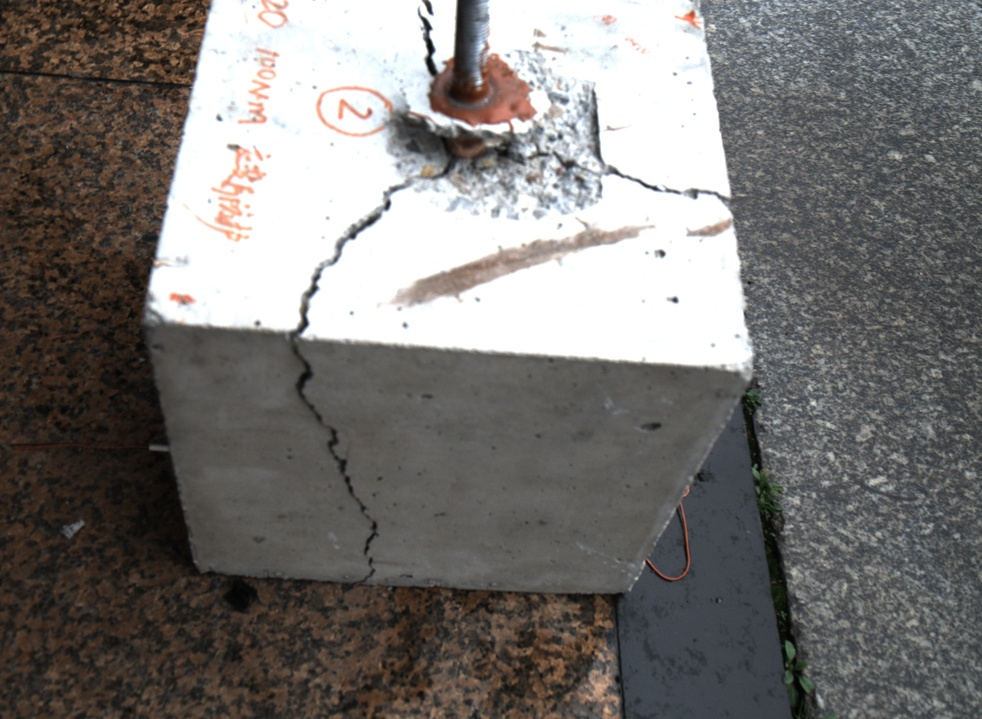
#> input picture sam_refine/data/images/1710490542.876314.jpg, 982 x 719 px, shrunk from 4096 x 3000 before the run
$ python image_color_balance.py --input_folder ../../sam_refine/data/images
#> lines starting #> are read from the running program, lines starting #| are printed output that depends on the picture
#> in process_and_save_images, image is the input picture: shape (719, 982, 3); mean B, G, R 114.4, 116.5, 119.3
import cv2
import numpy as np
import os
import shutil

def automatic_brightness_and_contrast(image, clip_hist_percent=1):
#> called with clip_hist_percent = 1
    gray = cv2.cvtColor(image, cv2.COLOR_BGR2GRAY)
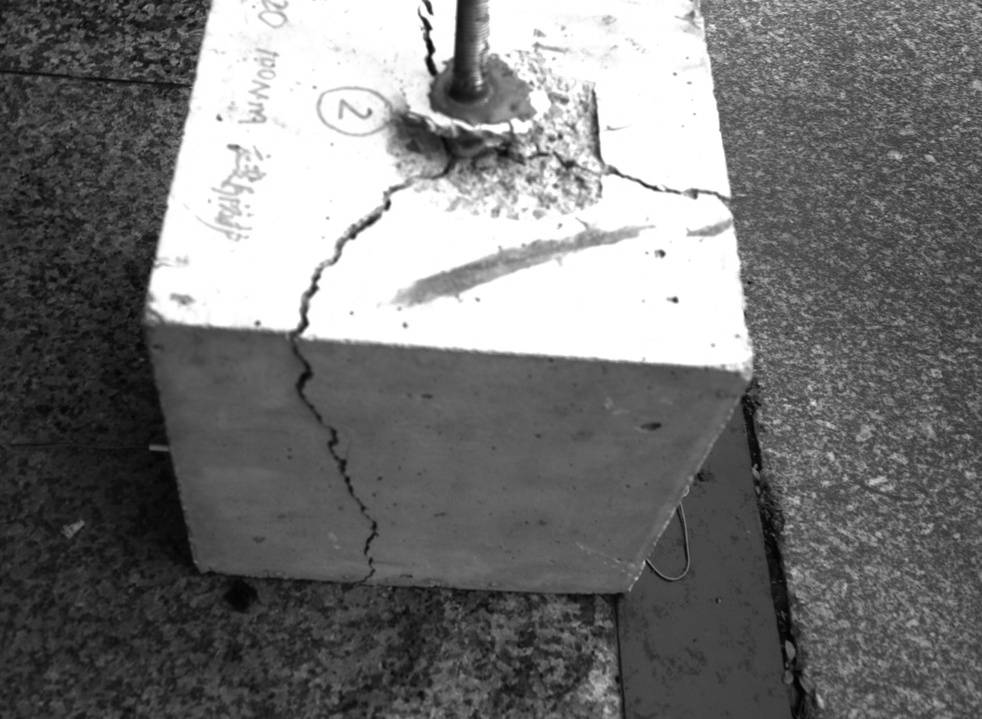
#> gray: shape (719, 982); min 1, max 255, mean 117.1
    hist = cv2.calcHist([gray], [0], None, [256], [0, 256])
#> hist = 256 values, max 101087 at index 255, min 0 at index 0, mean 2758
    hist_size = len(hist)
#> hist_size = 256

    accumulator = []
    accumulator.append(float(hist[0]))
    for index in range(1, hist_size):
        accumulator.append(accumulator[index-1] + float(hist[index]))
#> after the loop, accumulator = 256 values from 0 to 706058

    maximum = accumulator[-1]
#> maximum = 706058
    clip_hist_percent *= (maximum / 100.0)
#> clip_hist_percent = 7060.6
    clip_hist_percent /= 2.0
#> clip_hist_percent = 3530.3

    min_gray = 0
    while accumulator[min_gray] < clip_hist_percent:
        min_gray += 1
#> this loop made 13 passes
#> after the loop, min_gray = 13

    max_gray = hist_size - 1
#> max_gray = 255
    while accumulator[max_gray] >= (maximum - clip_hist_percent):
        max_gray -= 1
#> this loop made 1 pass
#> max_gray on pass 1: 254
#> after the loop, max_gray = 254

    alpha = 255 / (max_gray - min_gray)
#> alpha = 1.06
    beta = -min_gray * alpha
#> beta = -13.76

    auto_result = cv2.convertScaleAbs(image, alpha=alpha, beta=beta)
    return auto_result

def apply_clahe(image, clip_limit=2.0, tile_grid_size=(8, 8)):
#> called with clip_limit = 3, tile_grid_size = (8, 8)
    lab = cv2.cvtColor(image, cv2.COLOR_BGR2LAB)
#> lab: shape (719, 982, 3); mean of channels 0, 1, 2 113.6, 129, 129.8
    l, a, b = cv2.split(lab)
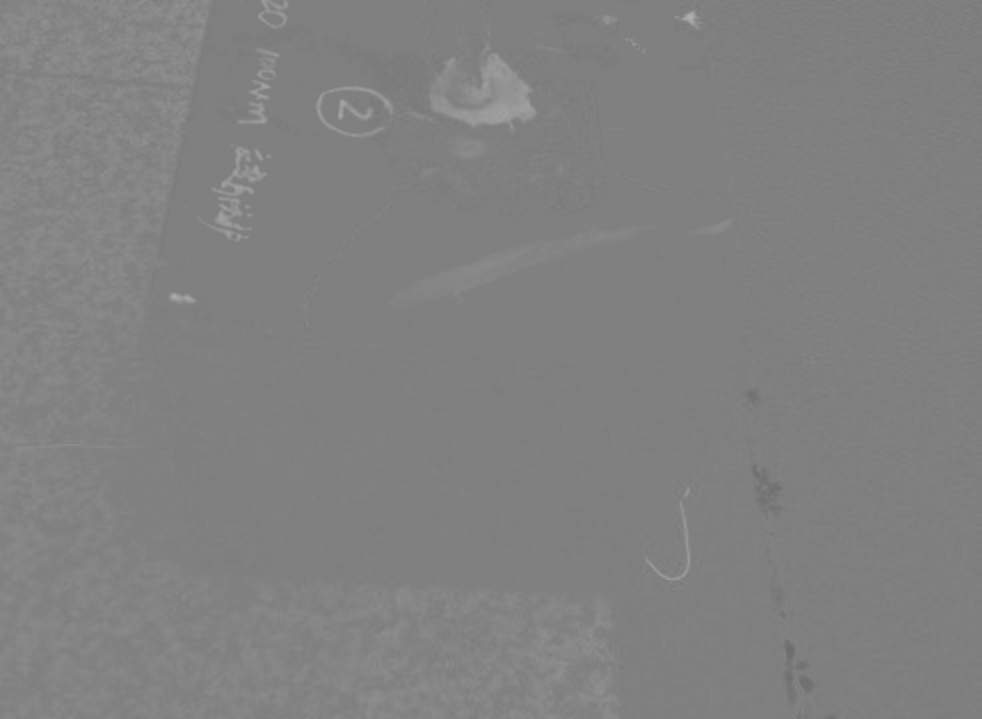
#> a: shape (719, 982); min 109, max 174, mean 129
    clahe = cv2.createCLAHE(clipLimit=clip_limit, tileGridSize=tile_grid_size)
    l = clahe.apply(l)
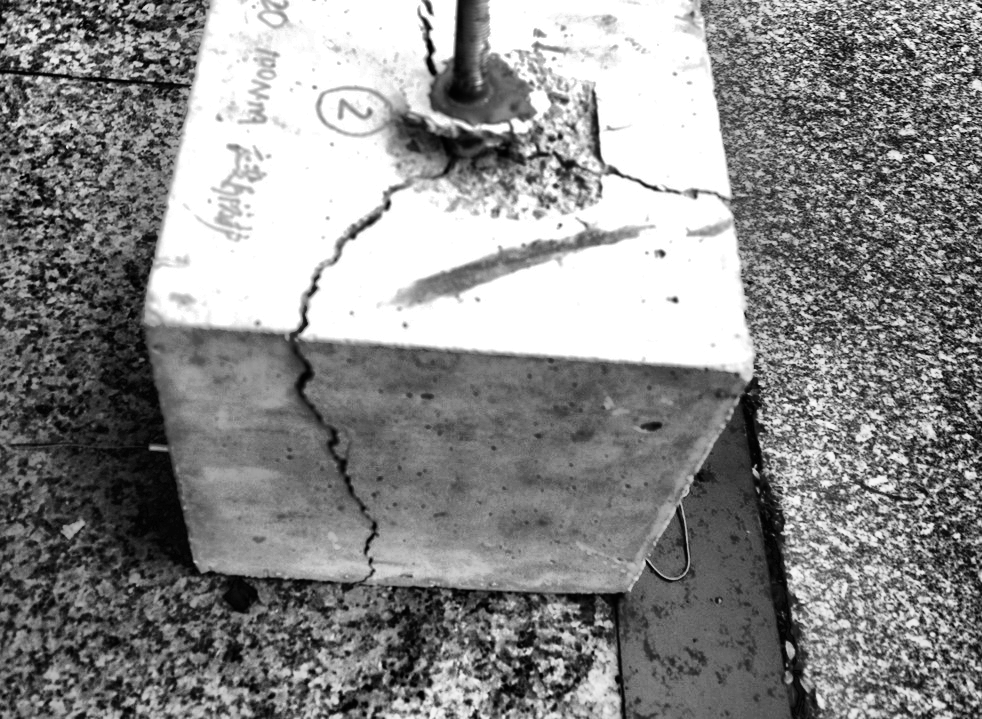
#> l: shape (719, 982); min 0, max 255, mean 137.3
    lab = cv2.merge((l, a, b))
#> lab: shape (719, 982, 3); mean of channels 0, 1, 2 137.3, 129, 129.8
    return cv2.cvtColor(lab, cv2.COLOR_LAB2BGR)
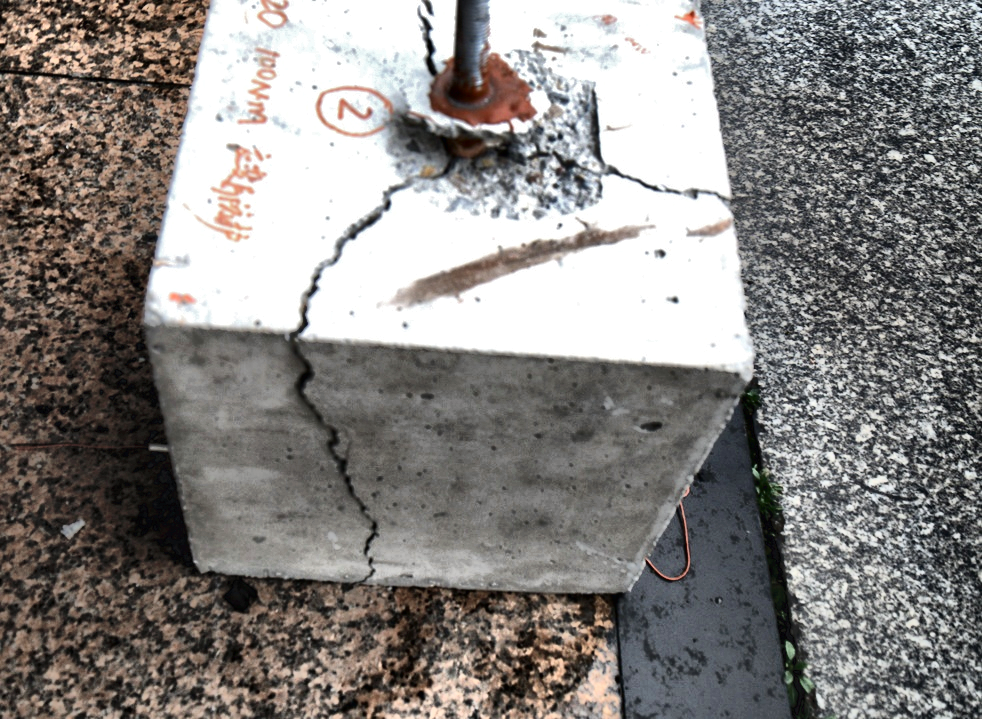
#> returned value: shape (719, 982, 3); mean B, G, R 129.6, 132, 135.3

def adjust_gamma(image, gamma=1.0):
#> called with gamma = 1.1
    inv_gamma = 1.0 / gamma
    table = np.array([((i / 255.0) ** inv_gamma) * 255 for i in np.arange(0, 256)]).astype("uint8")
    return cv2.LUT(image, table)

def automatic_saturation_and_exposure(image):
    hsv = cv2.cvtColor(image, cv2.COLOR_BGR2HSV)
    h, s, v = cv2.split(hsv)

    # Automatically adjust saturation by histogram equalization
    s = cv2.equalizeHist(s)

    # Automatically adjust exposure by histogram equalization
    v = cv2.equalizeHist(v)

    hsv = cv2.merge((h, s, v))
    return cv2.cvtColor(hsv, cv2.COLOR_HSV2BGR)

def process_and_save_images(input_folder, output_folder):
    # 如果输出文件夹存在，则删除并重建
    if os.path.exists(output_folder):
        shutil.rmtree(output_folder)
    os.makedirs(output_folder)

    for img_name in os.listdir(input_folder):
        img_path = os.path.join(input_folder, img_name)
        if os.path.isfile(img_path):
            image = cv2.imread(img_path)
            if image is not None:
                image = automatic_brightness_and_contrast(image)

                # 应用CLAHE来提高局部对比度
                image = apply_clahe(image, clip_limit=3.0, tile_grid_size=(8, 8))

                # Gamma校正来调整整体亮度
                image = adjust_gamma(image, gamma=1.1)
                # image = automatic_saturation_and_exposure(image)

                output_path = os.path.join(output_folder, img_name)
                cv2.imwrite(output_path, image)
            else:
                print(f"Error: Could not load image at {img_path}")
        else:
            print(f"Skipped: {img_path} is not a file")
#> pass 2 of the loop in process_and_save_images, `for img_name in os.listdir(input_folder):`:
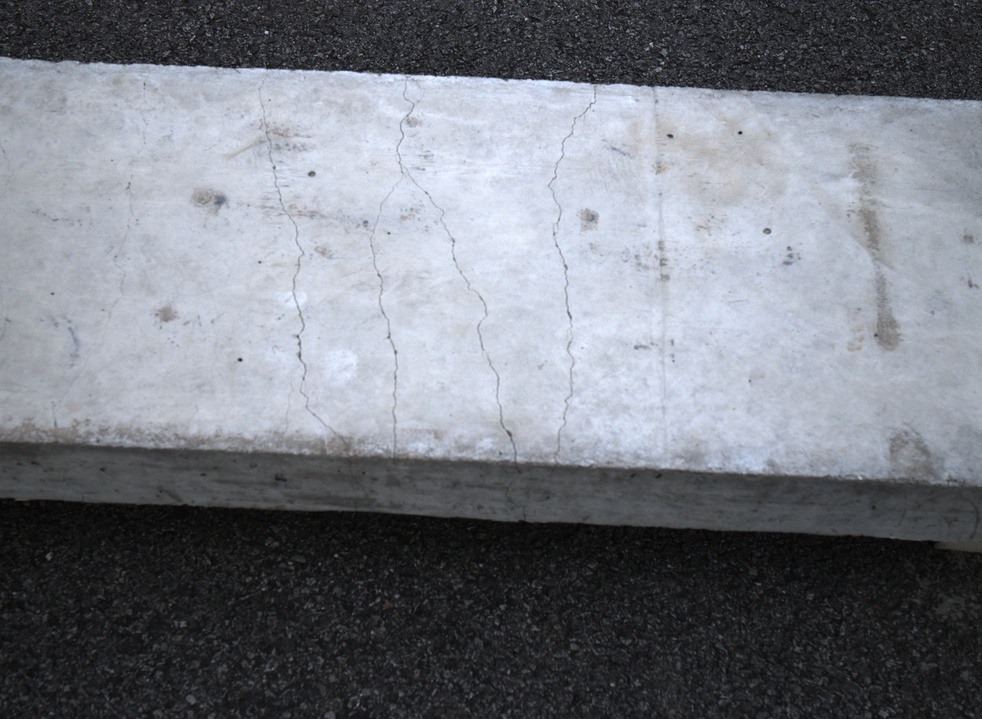
#> input picture sam_refine/data/images/1715852650.974332.jpg, 982 x 719 px, shrunk from 4096 x 3000 before the run
#> in process_and_save_images, image is the input picture: shape (719, 982, 3); mean B, G, R 129.2, 121.5, 117.8
#> the loop in automatic_brightness_and_contrast (call 2), `while accumulator[min_gray] < clip_hist_percent:` made 10 passes
#> the loop in automatic_brightness_and_contrast (call 2), `while accumulator[max_gray] >= (maximum - clip_hist_percent):` made 25 passes
#> max_gray on passes 1 to 8: 254, 253, 252, 251, 250, 249, 248, 247
#> in apply_clahe (call 2), `l, a, b = cv2.split(lab)`:
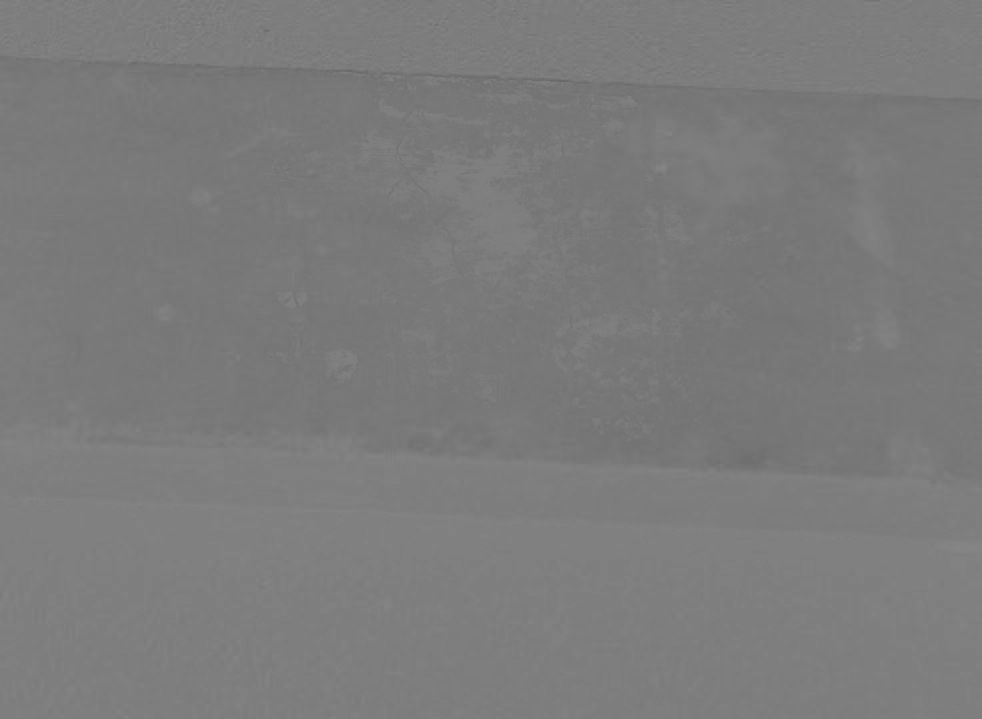
#> b: shape (719, 982); min 105, max 135, mean 123.3
#> in apply_clahe (call 2), `l = clahe.apply(l)`:
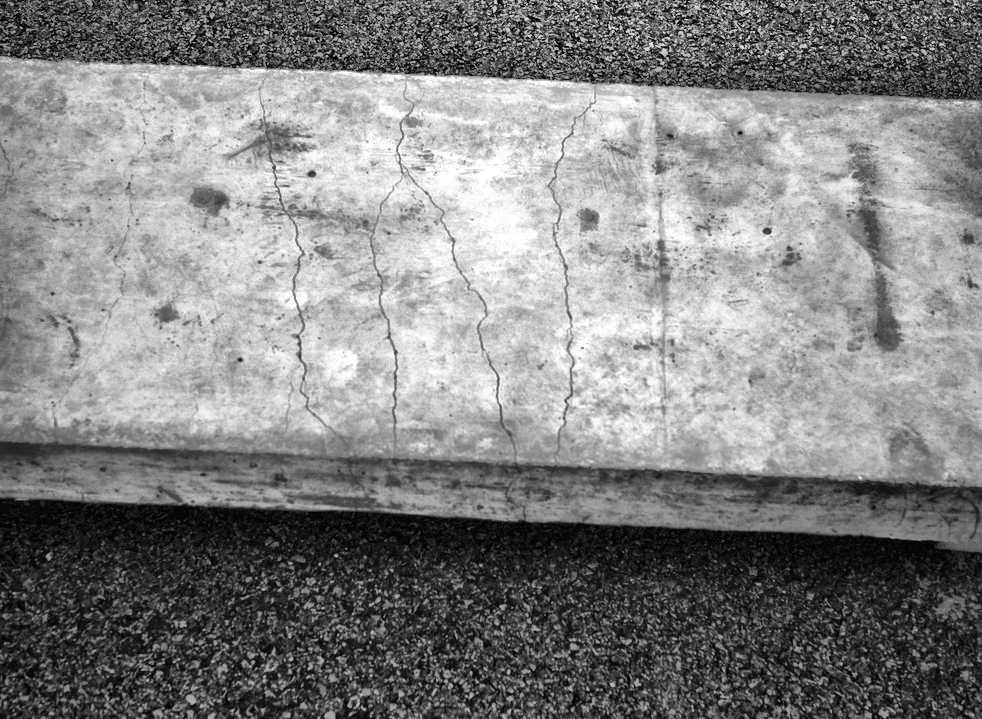
#> l: shape (719, 982); min 0, max 255, mean 130.9


# [9 lines of commented-out code are left out]

def main(input_folder):
    root_path = os.path.dirname(input_folder)
    output_folder = os.path.join(root_path, "raw_images_balanced_color")
    process_and_save_images(input_folder, output_folder)
    print(f"Balanced images saved to {output_folder}")

if __name__ == "__main__":
    import argparse

    parser = argparse.ArgumentParser(description="Apply automatic brightness/contrast, CLAHE, and gamma correction.")
    parser.add_argument("--input_folder", required=True, help="Folder containing input images.")
    args = parser.parse_args()

    main(args.input_folder)
